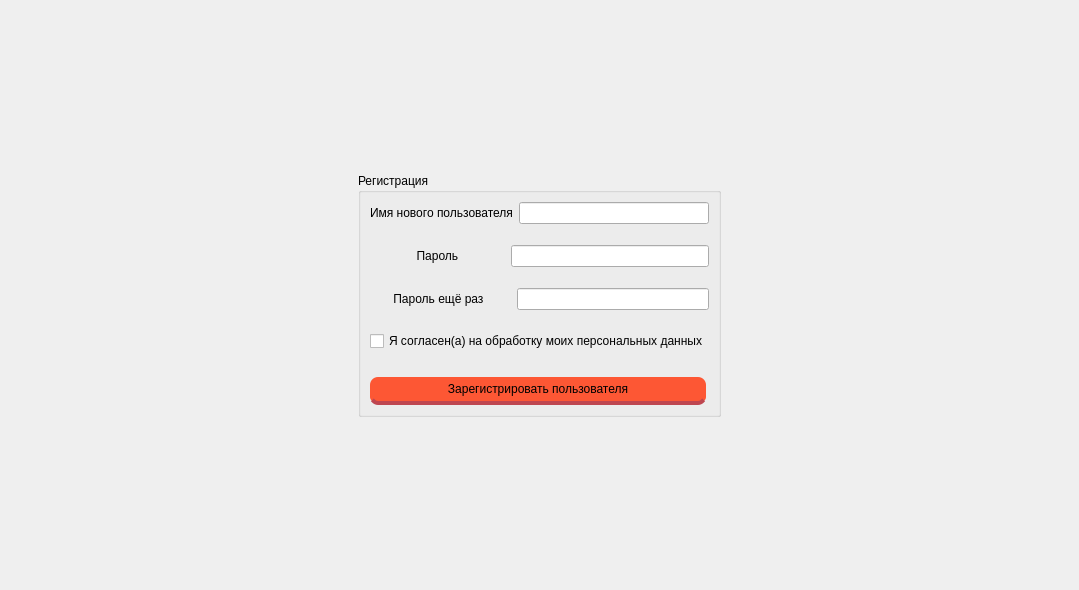
<?xml version="1.0" encoding="UTF-8"?>
<ui version="4.0">
 <class>registration_window</class>
 <widget class="QDialog" name="registration_window">
  <property name="geometry">
   <rect>
    <x>0</x>
    <y>0</y>
    <width>1079</width>
    <height>590</height>
   </rect>
  </property>
  <property name="windowTitle">
   <string>Dialog</string>
  </property>
  <layout class="QVBoxLayout" name="verticalLayout">
   <item>
    <spacer name="verticalSpacer_2">
     <property name="orientation">
      <enum>Qt::Vertical</enum>
     </property>
     <property name="sizeType">
      <enum>QSizePolicy::Expanding</enum>
     </property>
     <property name="sizeHint" stdset="0">
      <size>
       <width>20</width>
       <height>40</height>
      </size>
     </property>
    </spacer>
   </item>
   <item>
    <layout class="QHBoxLayout" name="horizontalLayout">
     <item>
      <spacer name="horizontalSpacer">
       <property name="orientation">
        <enum>Qt::Horizontal</enum>
       </property>
       <property name="sizeType">
        <enum>QSizePolicy::Expanding</enum>
       </property>
       <property name="sizeHint" stdset="0">
        <size>
         <width>50</width>
         <height>20</height>
        </size>
       </property>
      </spacer>
     </item>
     <item>
      <widget class="QGroupBox" name="groupBox">
       <property name="title">
        <string>Регистрация </string>
       </property>
       <layout class="QVBoxLayout" name="verticalLayout_3">
        <item>
         <layout class="QVBoxLayout" name="verticalLayout_2">
          <item>
           <layout class="QHBoxLayout" name="horizontalLayout_2">
            <item>
             <widget class="QLabel" name="label">
              <property name="text">
               <string>Имя нового пользователя</string>
              </property>
             </widget>
            </item>
            <item>
             <widget class="QLineEdit" name="name">
              <property name="sizePolicy">
               <sizepolicy hsizetype="Expanding" vsizetype="Fixed">
                <horstretch>0</horstretch>
                <verstretch>0</verstretch>
               </sizepolicy>
              </property>
             </widget>
            </item>
           </layout>
          </item>
          <item>
           <spacer name="verticalSpacer_4">
            <property name="orientation">
             <enum>Qt::Vertical</enum>
            </property>
            <property name="sizeType">
             <enum>QSizePolicy::Preferred</enum>
            </property>
            <property name="sizeHint" stdset="0">
             <size>
              <width>20</width>
              <height>15</height>
             </size>
            </property>
           </spacer>
          </item>
          <item>
           <layout class="QHBoxLayout" name="horizontalLayout_3">
            <item>
             <widget class="QLabel" name="label_2">
              <property name="text">
               <string>              Пароль              </string>
              </property>
             </widget>
            </item>
            <item>
             <widget class="QLineEdit" name="password">
              <property name="sizePolicy">
               <sizepolicy hsizetype="Expanding" vsizetype="Fixed">
                <horstretch>0</horstretch>
                <verstretch>0</verstretch>
               </sizepolicy>
              </property>
             </widget>
            </item>
           </layout>
          </item>
          <item>
           <spacer name="verticalSpacer_5">
            <property name="orientation">
             <enum>Qt::Vertical</enum>
            </property>
            <property name="sizeType">
             <enum>QSizePolicy::Preferred</enum>
            </property>
            <property name="sizeHint" stdset="0">
             <size>
              <width>20</width>
              <height>15</height>
             </size>
            </property>
           </spacer>
          </item>
          <item>
           <layout class="QHBoxLayout" name="horizontalLayout_4">
            <item>
             <widget class="QLabel" name="label_3">
              <property name="text">
               <string>       Пароль ещё раз        </string>
              </property>
             </widget>
            </item>
            <item>
             <widget class="QLineEdit" name="password2">
              <property name="sizePolicy">
               <sizepolicy hsizetype="Expanding" vsizetype="Fixed">
                <horstretch>0</horstretch>
                <verstretch>0</verstretch>
               </sizepolicy>
              </property>
             </widget>
            </item>
           </layout>
          </item>
         </layout>
        </item>
        <item>
         <spacer name="verticalSpacer_6">
          <property name="orientation">
           <enum>Qt::Vertical</enum>
          </property>
          <property name="sizeType">
           <enum>QSizePolicy::Preferred</enum>
          </property>
          <property name="sizeHint" stdset="0">
           <size>
            <width>20</width>
            <height>15</height>
           </size>
          </property>
         </spacer>
        </item>
        <item>
         <widget class="QCheckBox" name="checkBox">
          <property name="text">
           <string>Я согласен(а) на обработку моих персональных данных</string>
          </property>
         </widget>
        </item>
        <item>
         <spacer name="verticalSpacer_3">
          <property name="orientation">
           <enum>Qt::Vertical</enum>
          </property>
          <property name="sizeType">
           <enum>QSizePolicy::Preferred</enum>
          </property>
          <property name="sizeHint" stdset="0">
           <size>
            <width>20</width>
            <height>15</height>
           </size>
          </property>
         </spacer>
        </item>
        <item>
         <widget class="QPushButton" name="registration">
          <property name="sizePolicy">
           <sizepolicy hsizetype="Preferred" vsizetype="Fixed">
            <horstretch>0</horstretch>
            <verstretch>0</verstretch>
           </sizepolicy>
          </property>
          <property name="cursor">
           <cursorShape>PointingHandCursor</cursorShape>
          </property>
          <property name="styleSheet">
           <string notr="true">QPushButton {
	color: black;
  margin-right: 3%;
  margin-top: 5px;
  border-radius: 8px;
  padding: 5px 9px;
  font-size: 1.2em;
  background-color:rgba(255, 70, 31, 0.9);
  border-bottom: 4px solid rgba(190, 70, 80,1);
}

QPushButton:hover {
  background-color: rgba(255, 130, 40, 1);
  border-left: 2px solid rgba(210, 105, 80, 1);
   border-right: 2px solid rgba(210, 105, 80, 1);
   border-bottom: 6px solid rgba(210, 105, 80, 1);
}
QPushButton:pressed {
  background-color: rgba(190, 60, 35, 1);
  border-left: 1px solid rgba(156, 38, 34, 1);
  border-right: -1px solid rgba(156, 38, 34, 1);
  border-top: 5px solid rgba(156, 38, 34, 1);
  padding-top: 3px;  
  border-bottom: none;  
}</string>
          </property>
          <property name="text">
           <string>Зарегистрировать пользователя</string>
          </property>
          <property name="iconSize">
           <size>
            <width>20</width>
            <height>50</height>
           </size>
          </property>
         </widget>
        </item>
       </layout>
      </widget>
     </item>
     <item>
      <spacer name="horizontalSpacer_2">
       <property name="orientation">
        <enum>Qt::Horizontal</enum>
       </property>
       <property name="sizeType">
        <enum>QSizePolicy::Expanding</enum>
       </property>
       <property name="sizeHint" stdset="0">
        <size>
         <width>50</width>
         <height>20</height>
        </size>
       </property>
      </spacer>
     </item>
    </layout>
   </item>
   <item>
    <spacer name="verticalSpacer">
     <property name="orientation">
      <enum>Qt::Vertical</enum>
     </property>
     <property name="sizeType">
      <enum>QSizePolicy::Expanding</enum>
     </property>
     <property name="sizeHint" stdset="0">
      <size>
       <width>20</width>
       <height>40</height>
      </size>
     </property>
    </spacer>
   </item>
  </layout>
 </widget>
 <resources/>
 <connections/>
</ui>
